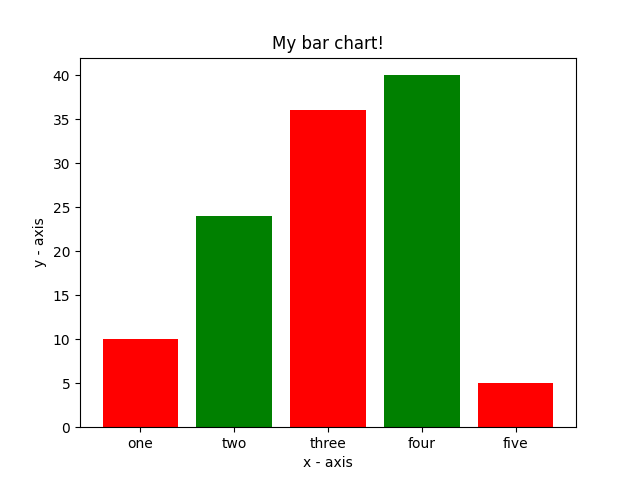

Write the Python code that produced this figure.
import matplotlib.pyplot as plt 

# x-coordinates of left sides of bars 
left = [1, 2, 3, 4, 5] 

# heights of bars 
height = [10, 24, 36, 40, 5] 
# labels for bars 
tick_label = ['one', 'two', 'three', 'four', 'five'] 

# plt.????(left, height, tick_label = tick_label, width = 0.8, color = ['red', 'green']) 
plt.bar(left, height, tick_label = tick_label, width = 0.8, color = ['red', 'green']) 

plt.xlabel('x - axis') 
plt.ylabel('y - axis') 

plt.title('My bar chart!') 

#plt.show()
plt.savefig('my_plot_journey_bar.png')